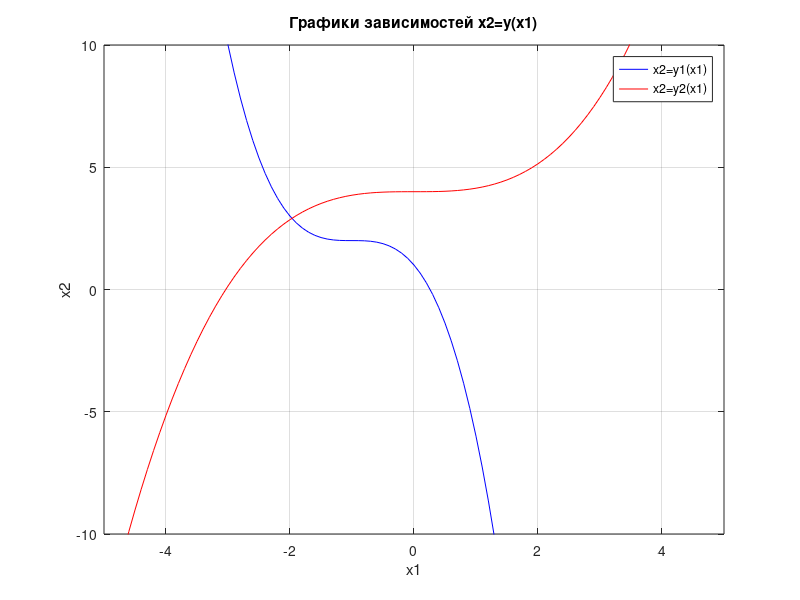
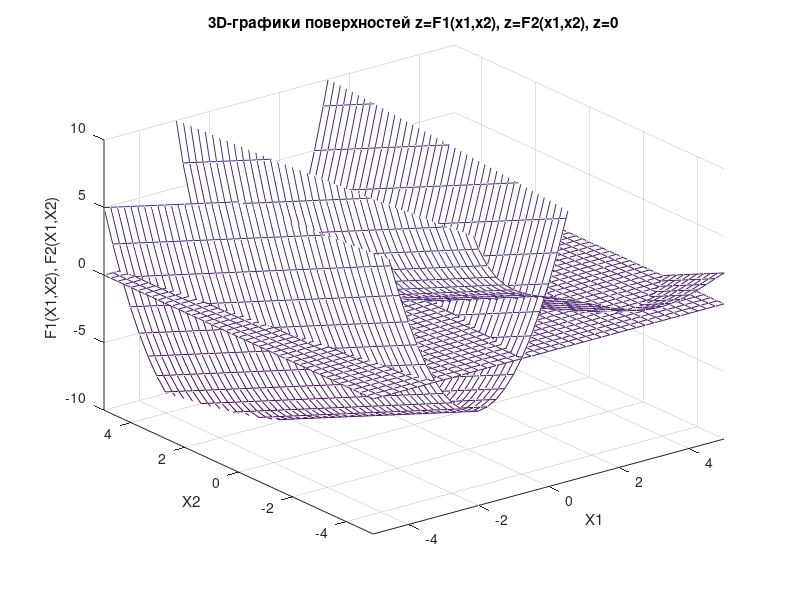
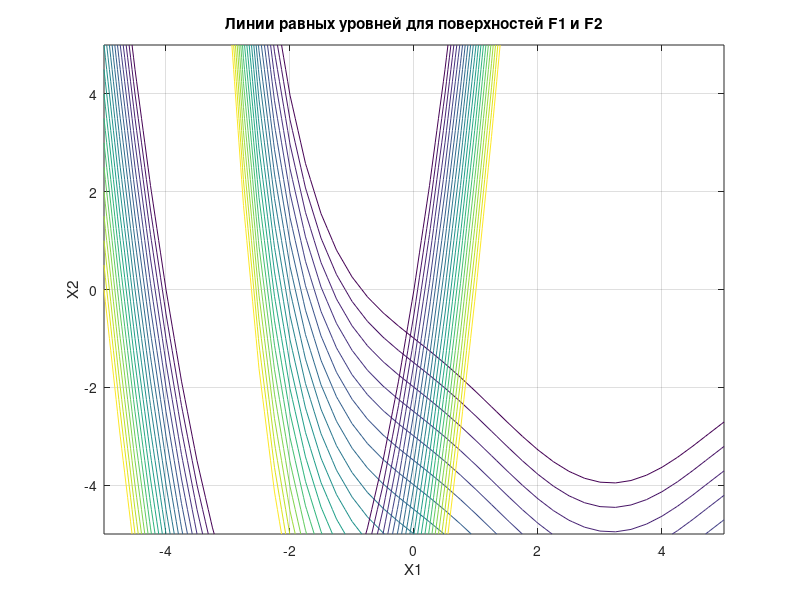

Write MATLAB code to recreate these figures, in order. (Note: this script raises an error after producing the figures.)
x=-5:0.1:5;
y1=-((x+1).^3) + 2;
y2=(1/7)*x.^3 + 4;

% графики сечений поверхностей z=F1(x1,x2) и z=F2(x1,x2) плоскостью z=0
figure(1); 
plot(x,y1,'b',x,y2,'r');
axis([-5 5 -10 10]);
xlabel('x1');
ylabel('x2');
grid on;
legend('x2=y1(x1)','x2=y2(x1)');
title ('Графики зависимостей x2=y(x1)');

% ------------ 3D-графики поверхностей z=F1(x1,x2) и z=F2(x1,x2) --------
Xmin=-5;       % минимальная координата по x1 и x2
Xstep=0.25;    % шаг сетки графика
Xmax=5;        % максимальная координата по x1 и x2

figure(2);
[X1, X2]=meshgrid(Xmin:Xstep:Xmax);
F1=exp(-X1)+cos(X1)-X2-3;
F2=2*(X1+2).^2-X2-8;
Z=zeros(size(X1));
mesh(X1,X2,F1);
hold on;
mesh(X1,X2,F2);
mesh(X1,X2,Z);
axis([-5 5 -5 5 -10 10]);
xlabel('X1'), ylabel('X2'), zlabel('F1(X1,X2), F2(X1,X2)');
title('3D-графики поверхностей z=F1(x1,x2), z=F2(x1,x2), z=0');

% ------------- Линии равных уровней для поверхностей F1 и F2 -----------
figure(3);    
H=(0:0.5:10); % диапазон и шаг линий уровня
contour(X1,X2,F1,H);
hold on;
contour(X1,X2,F2,H);
xlabel('X1'), ylabel('X2');
title('Линии равных уровней для поверхностей F1 и F2');
grid on;

% ------------- Решение нелинейного уравнения методом Ньютона -----------
eps=0.001;  % заданная точность
kmax=50;    % максимальное число итераций
X=[-1; -1]; % начальное приближение
[F, J]=fun1(X);
[Xnew,D]=Newton(X,F,J); 
k=1;        % счетчик итераций
while (max(abs(D)>eps))&&(k<kmax)
    X=Xnew;
    [F, J]=fun1(X);
    [Xnew,D]=Newton(X,F,J);
    k=k+1;
    disp(Xnew);    
end
disp('Root:');
disp(Xnew);
disp('Number of iterations:');
disp(k);